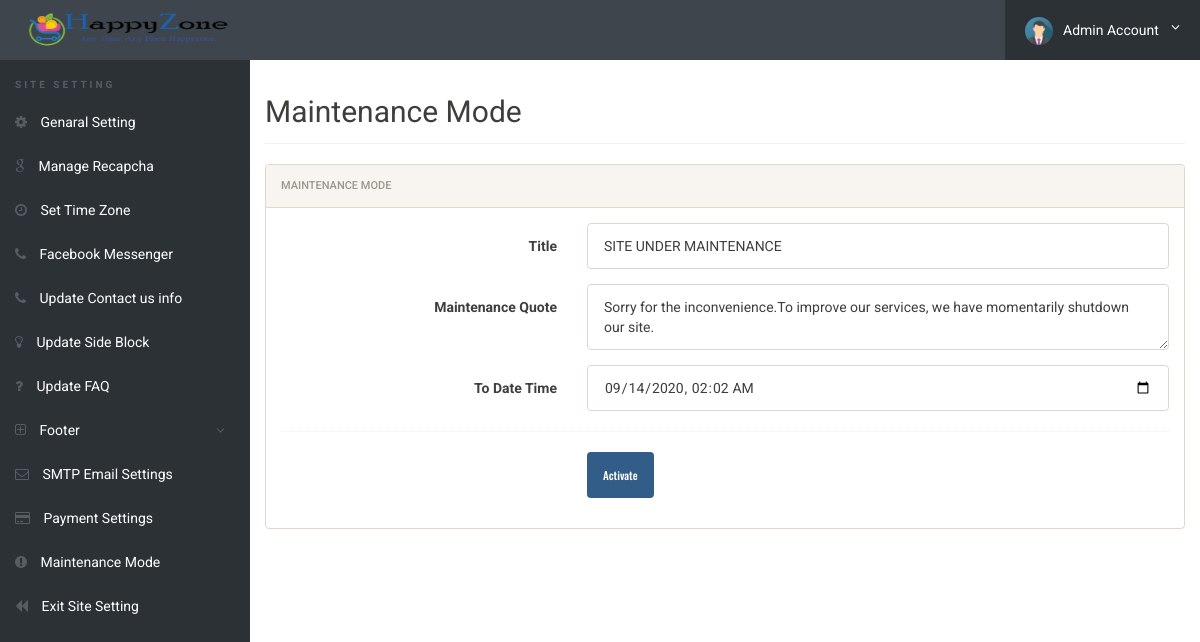
Page /admin/maintenance-mode.php (signed in) on the committed database.
### tables this page shows
CREATE TABLE `genaralsetting` (
  `id` int(11) NOT NULL,
  `setting_name` varchar(250) NOT NULL,
  `setting_description` varchar(250) NOT NULL
);

CREATE TABLE `sitemaintenance` (
  `id` int(11) NOT NULL,
  `ToDateTIme` varchar(100) NOT NULL,
  `title` varchar(500) NOT NULL,
  `qutoes` varchar(1000) NOT NULL,
  `status` int(5) NOT NULL
);

### admin/maintenance-mode.php (the view, shortened to what this page needs)
<?php
include('../config/config.php');
if(strlen($_SESSION['alogin'])==0)
	{
header('location:index.php');
}
else{
?>
<!doctype html>
<html lang="en" class="no-js">
<head>
	<link rel="stylesheet" href="css/font-awesome.min.css">
	<link rel="stylesheet" href="css/bootstrap.min.css">
	<link rel="stylesheet" href="css/dataTables.bootstrap.min.css">
	<link rel="stylesheet" href="css/bootstrap-social.css">
	<link rel="stylesheet" href="css/bootstrap-select.css">
	<link rel="stylesheet" href="css/fileinput.min.css">
	<link rel="stylesheet" href="css/awesome-bootstrap-checkbox.css">
	<link rel="stylesheet" href="css/style.css">
</head>
<body>
	<?php include('includes/header.php');?>
	<div class="ts-main-content">
	<?php include('includes/leftbar-site-settings.php');?>
		<div class="content-wrapper">
			<div class="container-fluid">
				<div class="row">
					<div class="col-md-12">
						<h2 class="page-title">Maintenance Mode</h2>
								<div class="panel panel-default">
									<div class="panel-heading">Maintenance Mode</div>
									<div class="panel-body">
										<form name="Category" method="post" class="form-horizontal" onSubmit="return valid();">
										<?php $query=mysqli_query($con,"SELECT * FROM sitemaintenance where id =1");
					                     while($row=mysqli_fetch_array($query))
					                     {
					                     ?>
											<div class="form-group">
												<label class="col-sm-4 control-label">Title</label>
												<div class="col-sm-8">
													<input type="text" placeholder="Enter Title" value="<?php echo htmlentities($row['title']);?>" name="title" class="form-control" required>
												</div>
											</div>
											<div class="form-group">
												<label class="col-sm-4 control-label">Maintenance Quote</label>
												<div class="col-sm-8">
													<textarea  name="quote" required="required" class="form-control"><?php echo htmlentities($row['qutoes']);?></textarea>
												</div>
											</div>
											<div class="form-group">
												<label class="col-sm-4 control-label">To Date Time</label>
												<div class="col-sm-8">
													<input type="datetime-local" placeholder="Enter To Date Time" value="<?php echo htmlentities($row['ToDateTIme']);?>" name="datetime" class="form-control" required><?php } ?>
												</div>
											</div>
											<div class="hr-dashed"></div>
											<?php
											$query=mysqli_query($con,"SELECT status FROM sitemaintenance where id=1");
					                     	while($row=mysqli_fetch_array($query))
												$status	= $row['status'];
												if($status==1)
												{
												?>
													<div class="form-group">
														<div class="col-sm-8 col-sm-offset-4">
															<button class="btn btn-danger" name="submitDactivate" type="submit">Dactivate</button>
														</div>
													</div>
												<?php } else {?>
													<div class="form-group">
														<div class="col-sm-8 col-sm-offset-4">
															<button class="btn btn-primary" name="submitActivate" type="submit">Activate</button>
														</div>
													</div>
												<?php }?>
										</form>
			</div>
		</div>
	</div>
</body>
</html>
<?php } ?>

### admin/includes/header.php (shortened to what this page needs)
<div class="brand clearfix">
	<?php $query=mysqli_query($con,"select setting_description from genaralsetting where id=4");
                while($row=mysqli_fetch_array($query))
                {
                ?>
                <?php $logophoto=$row['setting_description'];
                if($logophoto==""):
                ?>
                <a href="dashboard.php">&nbsp;&nbsp;&nbsp;&nbsp;&nbsp;<img src="../images/logo/logo.png" alt="" class="header" /></a>
                <?php else:?>
                <a href="dashboard.php">&nbsp;&nbsp;&nbsp;&nbsp;&nbsp;<img src="../images/logo/<?php echo htmlentities($logophoto);?>" alt="" class="header"/></a>&nbsp;
                <?php endif;?><?php } ?>
		<ul class="ts-profile-nav">
			<li class="ts-account">
				<a href="#"><img src="img/ts-avatar.jpg" class="ts-avatar hidden-side" alt="">Admin Account <i class="fa fa-angle-down hidden-side"></i></a>
			</li>
		</ul>
	</div>

### admin/css/style.css (style rules this page uses)
html { font-size: 14px; }
@media only screen and (min-width: 480px) { html { font-size: 17px; } }
@media only screen and (min-width: 768px) { html { font-size: 14px; } }
@media only screen and (min-width: 600px) { img.header { padding: 6px; width: 100px; height: 58px; } }
@media only screen and (min-width: 768px) { img.header { padding: 6px; width: 100px; height: 58px; } }
@media only screen and (min-width: 992px) { img.header { padding: 9px; width: 220px; height: 58px; } }
@media only screen and (min-width: 1200px) { img.header { padding: 9px; width: 220px; height: 58px; } }
body { font-size: 1em; }
a { color: #37a6c4; }
.btn { font-family: 'Oswald', sans-serif; }
.hr-dashed { background-color: transparent; border-top: 1px dotted #edf0f5; color: transparent; height: 1px; margin: 20px 0; }
.panel { overflow: hidden; }
ul, li { margin: 0; padding: 0; list-style: none; }
.btn { text-transform: none; }
.page-title { padding-bottom: 15px; margin-bottom: 20px; border-bottom: 1px solid #f0f0f0; }
.brand { background: #3e454c; position: relative; z-index: 3; position: fixed; width: 100%; top: 0; }
.brand .ts-profile-nav { float: right; display: none; }
.brand .ts-profile-nav li { float: left; position: relative; }
.brand .ts-profile-nav li a { display: block; padding: 20px; color: #fff; }
.brand .ts-profile-nav .ts-account .fa-angle-down { float: right; }
.brand .ts-profile-nav .ts-account > a { width: 195px; background: #2c3136; }
.brand .ts-profile-nav .ts-account .ts-avatar { border-radius: 50%; height: 28px; margin: -10px 0; margin-right: 10px; }
@media only screen and (min-width: 992px) { .brand .ts-profile-nav { display: block; } }
.ts-main-content .content-wrapper { padding-top: 15px; margin-top: 60px; }
@media only screen and (min-width: 992px) { .ts-main-content .content-wrapper { margin-left: 250px; } }

### rows in the picture
genaralsetting: setting_description (picture)
sitemaintenance: title "SITE UNDER MAINTENANCE", quote "Sorry for the inconvenience.To improve our services, we have momentarily shutdown our site.", datetime "09/14/2020 02:02"
